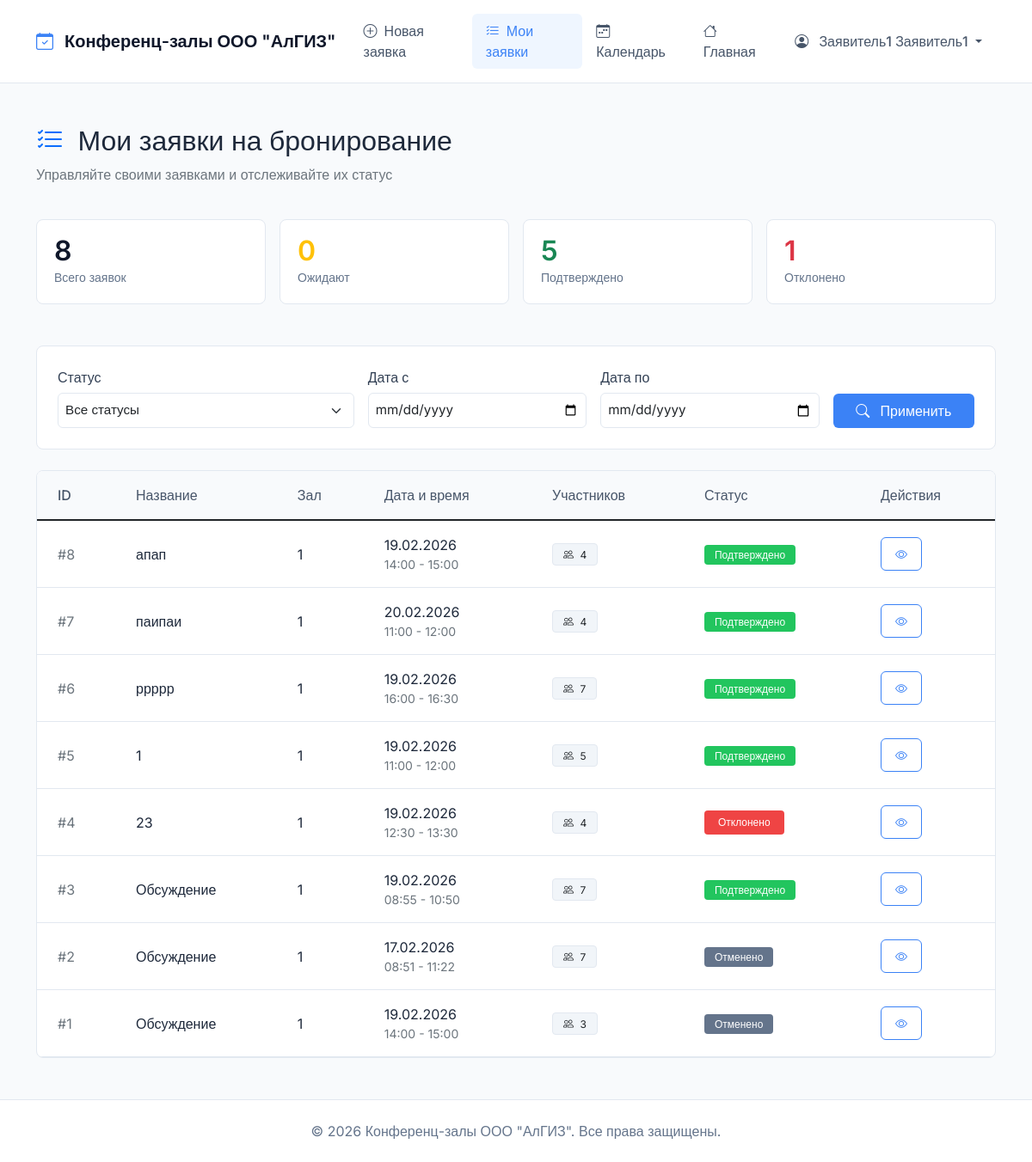
Page /my-bookings/ (signed in) on the committed database.
### bookings/models.py (models this page shows, shortened)
class User(AbstractUser):
    ROLE_CHOICES = (
        ('moderator', 'Модератор'),
        ('requester', 'Заявитель'),
        ('employee', 'Сотрудник'),
    )
    role = models.CharField(max_length=20, choices=ROLE_CHOICES, default='employee', verbose_name="Роль")
    phone = models.CharField(max_length=20, blank=True, verbose_name="Телефон")
    department = models.CharField(max_length=100, blank=True, verbose_name="Отдел")
    def get_full_name(self):
        if self.first_name and self.last_name:
            return f"{self.first_name} {self.last_name}"
        return self.username
    class Meta:
        verbose_name = "Пользователь"
        verbose_name_plural = "Пользователи"

class Booking(models.Model):
    STATUS_CHOICES = (
        ('pending', 'Ожидает подтверждения'),
        ('approved', 'Подтверждено'),
        ('rejected', 'Отклонено'),
        ('cancelled', 'Отменено'),
    )
    room = models.ForeignKey(ConferenceRoom, on_delete=models.CASCADE, verbose_name="Зал", related_name='bookings')
    requester = models.ForeignKey(User, on_delete=models.CASCADE, related_name='bookings', verbose_name="Заявитель")
    title = models.CharField(max_length=200, verbose_name="Название мероприятия")
    description = models.TextField(verbose_name="Описание")
    start_time = models.DateTimeField(verbose_name="Начало")
    end_time = models.DateTimeField(verbose_name="Окончание")
    participants_count = models.PositiveIntegerField(verbose_name="Количество участников")
    status = models.CharField(max_length=20, choices=STATUS_CHOICES, default='pending', verbose_name="Статус")
    created_at = models.DateTimeField(auto_now_add=True, verbose_name="Создано")
    updated_at = models.DateTimeField(auto_now=True, verbose_name="Обновлено")
    moderated_by = models.ForeignKey(User, null=True, blank=True, on_delete=models.SET_NULL,
                                     related_name='moderated_bookings', verbose_name="Модератор")
    moderation_comment = models.TextField(blank=True, verbose_name="Комментарий модератора")
    class Meta:
        verbose_name = "Бронирование"
        verbose_name_plural = "Бронирования"
        ordering = ['-start_time']
        indexes = [
            models.Index(fields=['start_time', 'end_time']),
            models.Index(fields=['status']),
            models.Index(fields=['room', 'status']),
        ]

class ConferenceRoom(models.Model):
    name = models.CharField(max_length=100, verbose_name="Название")
    capacity = models.PositiveIntegerField(verbose_name="Вместимость")
    location = models.CharField(max_length=200, verbose_name="Местоположение")
    description = models.TextField(blank=True, verbose_name="Описание")
    has_projector = models.BooleanField(default=False, verbose_name="Проектор")
    has_video_conference = models.BooleanField(default=False, verbose_name="Видеоконференция")
    has_whiteboard = models.BooleanField(default=False, verbose_name="Доска")
    is_active = models.BooleanField(default=True, verbose_name="Активен")
    image = models.ImageField(upload_to='rooms/', blank=True, null=True, verbose_name="Изображение")
    created_at = models.DateTimeField(auto_now_add=True, verbose_name="Дата создания")
    updated_at = models.DateTimeField(auto_now=True, verbose_name="Дата обновления")
    class Meta:
        verbose_name = "Конференц-зал"
        verbose_name_plural = "Конференц-залы"
        ordering = ['name']

### bookings/views.py (the view)
# urls.py: path('my-bookings/', views.my_bookings, name='my_bookings'),
@requester_required
def my_bookings(request):
    status_filter = request.GET.get('status', 'all')
    date_from = request.GET.get('date_from')
    date_to = request.GET.get('date_to')
    bookings = Booking.objects.filter(requester=request.user)
    if status_filter != 'all':
        bookings = bookings.filter(status=status_filter)
    if date_from:
        try:
            date_from = datetime.strptime(date_from, '%Y-%m-%d').date()
            bookings = bookings.filter(start_time__date__gte=date_from)
        except ValueError:
            pass
    if date_to:
        try:
            date_to = datetime.strptime(date_to, '%Y-%m-%d').date()
            bookings = bookings.filter(end_time__date__lte=date_to)
        except ValueError:
            pass
    bookings = bookings.order_by('-created_at')
    stats = {
        'total': bookings.count(),
        'pending': bookings.filter(status='pending').count(),
        'approved': bookings.filter(status='approved').count(),
        'rejected': bookings.filter(status='rejected').count(),
        'cancelled': bookings.filter(status='cancelled').count(),
    }
    return render(request, 'bookings/booking_list.html', {
        'bookings': bookings,
        'stats': stats,
        'status_filter': status_filter,
        'now': timezone.now(),
    })

### bookings/templates/bookings/booking_list.html (shortened to what this page needs)
{% extends 'bookings/base.html' %}
{% load static %}
{% block content %}
<div class="row mb-4">
    <div class="col-12">
        <h2 class="fw-semibold">
            <i class="bi bi-list-check text-primary me-2"></i>
            Мои заявки на бронирование
        </h2>
        <p class="text-secondary">Управляйте своими заявками и отслеживайте их статус</p>
    </div>
</div>
<div class="row g-3 mb-5">
    <div class="col-md-3">
        <div class="stat-card">
            <div class="stat-value">{{ stats.total }}</div>
            <div class="stat-label">Всего заявок</div>
        </div>
    </div>
    <div class="col-md-3">
        <div class="stat-card">
            <div class="stat-value text-warning">{{ stats.pending }}</div>
            <div class="stat-label">Ожидают</div>
        </div>
    </div>
    <div class="col-md-3">
        <div class="stat-card">
            <div class="stat-value text-success">{{ stats.approved }}</div>
            <div class="stat-label">Подтверждено</div>
        </div>
    </div>
    <div class="col-md-3">
        <div class="stat-card">
            <div class="stat-value text-danger">{{ stats.rejected }}</div>
            <div class="stat-label">Отклонено</div>
        </div>
    </div>
</div>
<div class="row mb-4">
    <div class="col-12">
        <div class="border rounded-3 p-4 bg-white">
            <form method="get" class="row g-3">
                <div class="col-md-4">
                    <label class="form-label fw-medium">Статус</label>
                    <select name="status" class="form-select">
                        <option value="all" {% if status_filter == 'all' %}selected{% endif %}>Все статусы</option>
                    </select>
                </div>
                <div class="col-md-3">
                    <label class="form-label fw-medium">Дата с</label>
                    <input type="date" name="date_from" class="form-control" value="{{ request.GET.date_from }}">
                </div>
                <div class="col-md-3">
                    <label class="form-label fw-medium">Дата по</label>
                    <input type="date" name="date_to" class="form-control" value="{{ request.GET.date_to }}">
                </div>
                <div class="col-md-2 d-flex align-items-end">
                    <button type="submit" class="btn btn-primary w-100">
                        <i class="bi bi-search me-2"></i>
                        Применить
                    </button>
                </div>
            </form>
        </div>
    </div>
</div>
<div class="row">
    <div class="col-12">
        <div class="border rounded-3 bg-white overflow-hidden">
            {% if bookings %}
                <div class="table-responsive">
                    <table class="table table-hover align-middle mb-0">
                        <thead class="bg-light">
                            <tr>
                                <th class="px-4 py-3 fw-medium">ID</th>
                                <th class="px-4 py-3 fw-medium">Название</th>
                                <th class="px-4 py-3 fw-medium">Зал</th>
                                <th class="px-4 py-3 fw-medium">Дата и время</th>
                                <th class="px-4 py-3 fw-medium">Участников</th>
                                <th class="px-4 py-3 fw-medium">Статус</th>
                                <th class="px-4 py-3 fw-medium">Действия</th>
                            </tr>
                        </thead>
                        <tbody>
                            {% for booking in bookings %}
                                <tr>
                                    <td class="px-4 py-3 text-secondary">#{{ booking.id }}</td>
                                    <td class="px-4 py-3 fw-medium">{{ booking.title|truncatechars:30 }}</td>
                                    <td class="px-4 py-3">{{ booking.room.name }}</td>
                                    <td class="px-4 py-3">
                                        <div>{{ booking.start_time|date:"d.m.Y" }}</div>
                                        <div class="small text-secondary">
                                            {{ booking.start_time|date:"H:i" }} - {{ booking.end_time|date:"H:i" }}
                                        </div>
                                    </td>
                                    <td class="px-4 py-3">
                                        <span class="badge bg-light text-dark">
                                            <i class="bi bi-people me-1"></i>
                                            {{ booking.participants_count }}
                                        </span>
                                    </td>
                                    <td class="px-4 py-3">
                                        <span class="badge
                                            {% if booking.status == 'approved' %}bg-success
                                            {% elif booking.status == 'pending' %}bg-warning
                                            {% elif booking.status == 'rejected' %}bg-danger
                                            {% else %}bg-secondary{% endif %}">
                                            {{ booking.get_status_display }}
                                        </span>
                                    </td>
                                    <td class="px-4 py-3">
                                        <div class="d-flex gap-2">
                                            <a href="{% url 'bookings:booking_detail' booking.id %}"
                                               class="btn btn-sm btn-outline-primary"
                                               title="Просмотр">
                                                <i class="bi bi-eye"></i>
                                            </a>
                                        </div>
                                    </td>
                                </tr>
                            {% endfor %}
                        </tbody>
                    </table>
                </div>
            {% endif %}
        </div>
    </div>
</div>
{% endblock %}

### bookings/templates/bookings/base.html (shortened to what this page needs)
<!DOCTYPE html>
<html lang="ru">
<head>
    <link href="https://cdn.jsdelivr.net/npm/bootstrap@5.1.3/dist/css/bootstrap.min.css" rel="stylesheet">
    <link rel="stylesheet" href="https://cdn.jsdelivr.net/npm/bootstrap-icons@1.8.1/font/bootstrap-icons.css">
    {% load static %}
    <link rel="stylesheet" href="{% static 'bookings/css/style.css' %}">
</head>
<body>
    <nav class="navbar navbar-expand-lg">
        <div class="container">
            <a class="navbar-brand" href="{% url 'bookings:index' %}">
                <i class="bi bi-calendar-check"></i>
                Конференц-залы ООО "АлГИЗ"
            </a>
            <div class="collapse navbar-collapse" id="navbarNav">
                <ul class="navbar-nav me-auto">
                    {% if user.is_authenticated %}
                        {% if user.role == 'moderator' %}
                            <li class="nav-item">
                                <a class="nav-link {% if request.resolver_match.url_name == 'moderator_dashboard' %}active{% endif %}"
                                   href="{% url 'bookings:moderator_dashboard' %}">
                                    <i class="bi bi-shield-check"></i>Дашборд
                                </a>
                            </li>
                            <li class="nav-item">
                                <a class="nav-link {% if request.resolver_match.url_name == 'room_management' %}active{% endif %}"
                                   href="{% url 'bookings:room_management' %}">
                                    <i class="bi bi-building"></i>Залы
                                </a>
                            </li>
                            <li class="nav-item">
                                <a class="nav-link {% if request.resolver_match.url_name == 'user_management' %}active{% endif %}"
                                   href="{% url 'bookings:user_management' %}">
                                    <i class="bi bi-people"></i>Пользователи
                                </a>
                            </li>
                        {% elif user.role == 'requester' %}
                            <li class="nav-item">
                                <a class="nav-link {% if request.resolver_match.url_name == 'create_booking' %}active{% endif %}"
                                   href="{% url 'bookings:create_booking' %}">
                                    <i class="bi bi-plus-circle"></i>Новая заявка
                                </a>
                            </li>
                            <li class="nav-item">
                                <a class="nav-link {% if request.resolver_match.url_name == 'my_bookings' %}active{% endif %}"
                                   href="{% url 'bookings:my_bookings' %}">
                                    <i class="bi bi-list-check"></i>Мои заявки
                                </a>
                            </li>
                            <li class="nav-item">
                                <a class="nav-link {% if request.resolver_match.url_name == 'schedule' %}active{% endif %}"
                                   href="{% url 'bookings:schedule' %}">
                                    <i class="bi bi-calendar-week"></i>Календарь
                                </a>
                            </li>
                        {% endif %}
                        <li class="nav-item">
                            <a class="nav-link" href="{% url 'bookings:index' %}">
                                <i class="bi bi-house"></i>Главная
                            </a>
                        </li>
                    {% endif %}
                </ul>
                <ul class="navbar-nav">
                    {% if user.is_authenticated %}
                        <li class="nav-item dropdown">
                            <a class="nav-link dropdown-toggle" href="#" id="userDropdown" role="button"
                               data-bs-toggle="dropdown" aria-expanded="false">
                                <i class="bi bi-person-circle"></i>
                                {{ user.get_full_name|default:user.username }}
                            </a>
                        </li>
                    {% endif %}
                </ul>
            </div>
        </div>
    </nav>
    <main class="container mt-5">
        {% block content %}
        {% endblock %}
    </main>
    <footer class="footer mt-5 py-4">
        <div class="container text-center">
            <span>© 2026 Конференц-залы ООО "АлГИЗ". Все права защищены.</span>
        </div>
    </footer>
</body>
</html>

### rows in the picture
User: get_full_name "Заявитель1 Заявитель1"
Booking: id "8", title "апап", room.name "1", start_time "19.02.2026", start_time "14:00", end_time "15:00", participants_count "4", status "Подтверждено"
Booking: id "7", title "паипаи", room.name "1", start_time "20.02.2026", start_time "11:00", end_time "12:00", participants_count "4", status "Подтверждено"
Booking: id "6", title "ррррр", room.name "1", start_time "19.02.2026", start_time "16:00", end_time "16:30", participants_count "7", status "Подтверждено"
Booking: id "5", title "1", room.name "1", start_time "19.02.2026", start_time "11:00", end_time "12:00", participants_count "5", status "Подтверждено"
Booking: id "4", title "23", room.name "1", start_time "19.02.2026", start_time "12:30", end_time "13:30", participants_count "4", status "Отклонено"
Booking: id "3", title "Обсуждение", room.name "1", start_time "19.02.2026", start_time "08:55", end_time "10:50", participants_count "7", status "Подтверждено"
Booking: id "2", title "Обсуждение", room.name "1", start_time "17.02.2026", start_time "08:51", end_time "11:22", participants_count "7", status "Отменено"
Booking: id "1", title "Обсуждение", room.name "1", start_time "19.02.2026", start_time "14:00", end_time "15:00", participants_count "3", status "Отменено"

### other values in the picture
{{ stats.total }} "8"
{{ stats.pending }} "0"
{{ stats.approved }} "5"
{{ stats.rejected }} "1"
